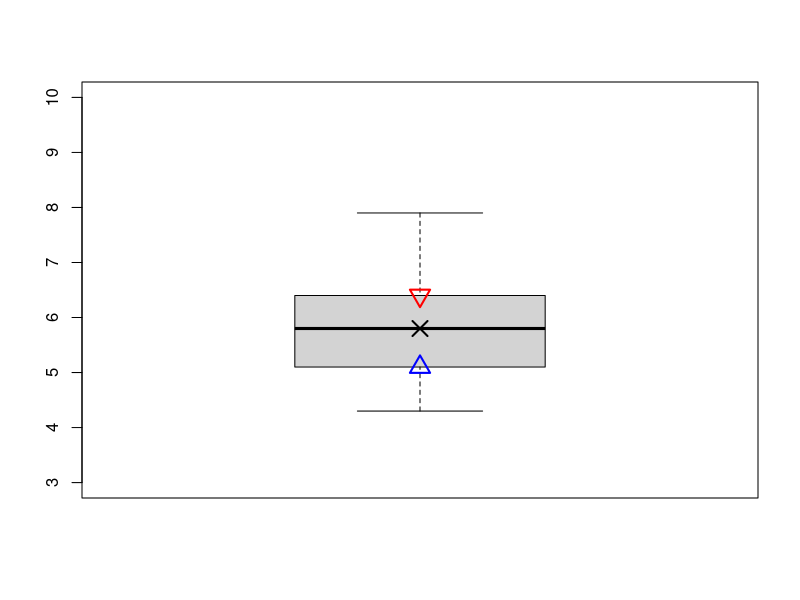

Source code (R):
## ---- chunk 1
# als erstes speichern wir den iris-Datensatz in einer neuen Variable names 'data'
data <- iris
## ---- chunk 2
head(data)
## ---- chunk 3
# untersuchen wir die Struktur des Datensatzes
str(data)
## ---- chunk 4
# Berechnen wir das Minimum für die Variable Sepal.Length
min(data$Sepal.Length)
## ---- chunk 5
# Berechnen wir das Maximum für die Variable Sepal.Width
max(data$Sepal.Width)
## ---- chunk 6
# Berechnen wir die Spannweite von Sepal.Width und speichern
# wir das Ergebnis in einer neuen Variable namens "width_range"
width_range <- range(data$Sepal.Width)
width_range
## ---- chunk 7
# max - min
width_range[2] - width_range[1]
## ---- chunk 8
# median
median(data$Sepal.Length)
## ---- chunk 9
# 0.5 steht für 50%
quantile(data$Sepal.Length, 0.5)
## ---- chunk 10
# mit 0.25, 0.5, und 0.75 können wir die Grenzen für die
# verschiedenen Quartile berechnen
quantile(data$Sepal.Length, c(0.25, 0.5, 0.75))
## ---- chunk 11
# IQR steht für interquartile range
IQR(data$Sepal.Length)
## ---- chunk 12
as.numeric(quantile(data$Sepal.Length, 0.75) - quantile(data$Sepal.Length, 0.25))
## ---- chunk 13
# IQA visualisieren anhand eines Box-Plots

# box-plot
boxplot(data$Sepal.Length, ylim = c(3, 10))
# 0.75 Perzentil
points(quantile(data$Sepal.Length, 0.75), 
       col = 'red', cex = 2, pch = 6, lwd = 2)
# 0.50 Perzentil (Median)
points(quantile(data$Sepal.Length, 0.50), 
       col = 'black', cex = 2, pch = 4, lwd = 2)
# 0.25 Perzentil
points(quantile(data$Sepal.Length, 0.25), 
       col = 'blue', cex = 2, pch = 2, lwd = 2)
       
# Die Argumente definieren folgende Eigenschaften für dargestellte Datenpunkte in der Grafik:
# col: Farbe
# cex: Größe
# pch: Art des Symbols
# lwd: Linienstärke des Symbols
## ---- chunk 14
summe_der_werte <- sum(data$Sepal.Width)
anzahl_der_werte <- length(data$Sepal.Width)

# Mittelwert von Sepal.Width
summe_der_werte / anzahl_der_werte
## ---- chunk 15
mean(data$Sepal.Width)
## ---- chunk 16
sqrt(sum((data$Sepal.Width - mean(data$Sepal.Width))^2 / (length(data$Sepal.Width) - 1)))
## ---- chunk 17
sd(data$Sepal.Width)
